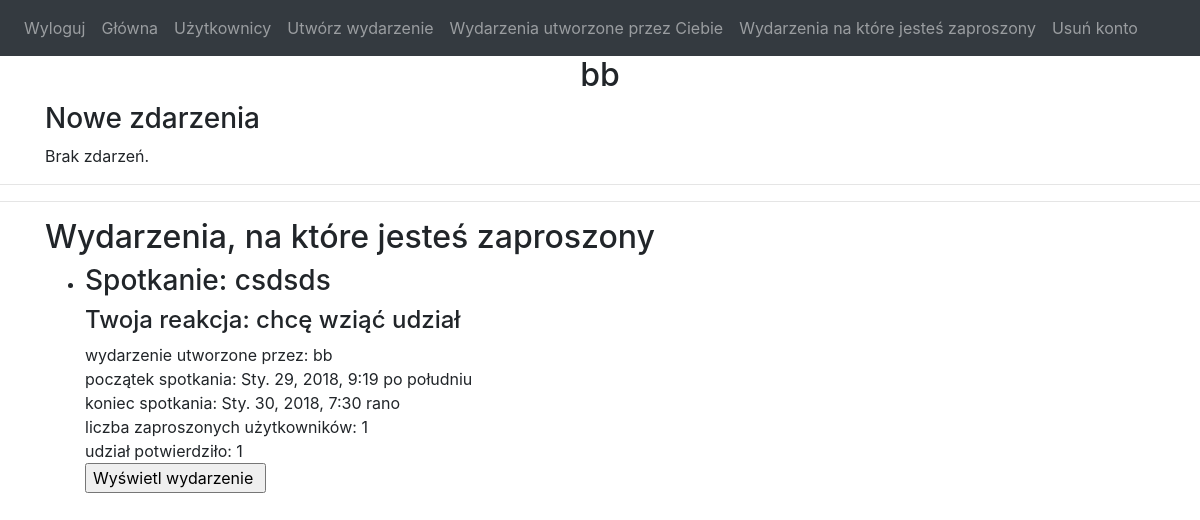
/my_invitations (signed in), run on an earlier commit of the app's database.
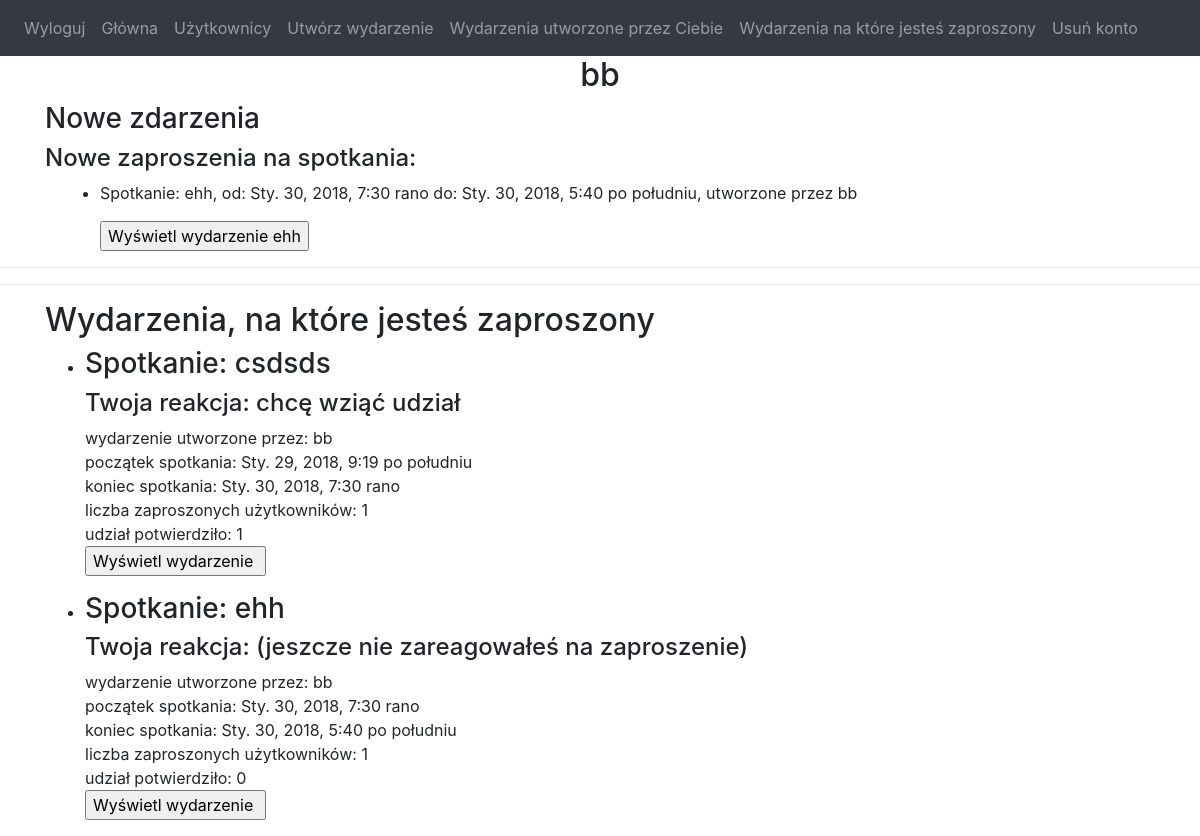
And on a later commit of the database.
### meetingserver/models.py (models this page shows)
class Meeting(
        models.Model):  # znika jak znika użytkownik który je utworzył (bo cascade), albo jak je usunie
    name = models.CharField(max_length=50)
    begin = models.DateTimeField()
    end = models.DateTimeField()
    invitedNr = models.PositiveIntegerField()
    acceptedNr = models.PositiveIntegerField()
    creator = models.ForeignKey(User, on_delete=models.CASCADE)

class User(models.Model):
    name = models.CharField(max_length=50, unique=True)
    pwd = models.CharField(max_length=50)

### views/logged_views.py (the view)
# urls.py: path('my_invitations', logged_views.my_invitations),
def my_invitations(request):
    if 'user_id' not in request.session:
        return HttpResponseRedirect("/")
    uid = request.session['user_id']
    uname = request.session['user_name']
    attending = Invitation.objects.filter(user__id=uid)
    u1 = set()
    for m in attending:
        u1.add(
            (m.meeting.id,
             m.meeting.name,
             m.meeting.creator.name,
             m.meeting.begin,
             m.meeting.end,
             m.meeting.invitedNr,
             m.meeting.acceptedNr,
             m.reactionType))
    notif_dict = get_my_notifications(uid, uname)
    d1 = {'my_invited_events': u1}
    return render(request, 'my_invited_events.html', {**d1, **notif_dict})

### clear_old_events.py (called while the page is built)
    def __call__(self, request):
        if datetime.now(pytz.utc) - self.last_cleared > timedelta(minutes=2):
            self.clear_past_events()
            self.last_cleared = datetime.now(pytz.utc)
        response = self.get_response(request)
        return response

### templates/my_invited_events.html (shortened to what this page needs)
{% extends 'logged_shared.html' %}
{% block main_content %}
<div  class="container">
    <h2> Wydarzenia, na które jesteś zaproszony </h2>
    <ul>
    {% for id, name, creator, begin, end, nr_inv, nr_yes, reactionType in my_invited_events %}
        <li>
        <h3> Spotkanie: {{ name }} </h3>
        <h4> Twoja reakcja:
        {% if reactionType == 1 %} chcę wziąć udział {% endif %}
        {% if reactionType == 3 %} (jeszcze nie zareagowałeś na zaproszenie) {% endif %}
        </h4>
        wydarzenie utworzone przez: {{ creator }} <br>
        początek spotkania:  {{ begin }} <br>
        koniec spotkania:  {{ end }} <br>
        liczba zaproszonych użytkowników:  {{ nr_inv }} <br>
        udział potwierdziło:  {{ nr_yes }} <br>
        <form action = "{{ "/show_event" }}" method="get" />
            <input type="submit" value = "Wyświetl wydarzenie {{s}}" />
        </li>
    {% endfor %}
    </ul>
</div>
{% endblock %}

### templates/logged_shared.html (shortened to what this page needs)
<html>
<head>
<link rel="stylesheet" href="https://maxcdn.bootstrapcdn.com/bootstrap/4.0.0-beta.2/css/bootstrap.min.css">
</head>
<body>
{% include 'topbar.html' %}
{% block on_top %}
<center><h2>{{ username }}</h2></center>
{% endblock %}
{% include 'notifications.html' %}
<hr/>
<hr/>
{% block main_content %}
{% endblock %}
</body>
</html>

### templates/topbar.html
<nav class = "navbar-dark navbar-expand-sm bg-dark navbar">
    <ul class="navbar-nav bg-dark">
        <li class="nav-item">
            <a class="nav-link" href="/sign_out">Wyloguj</a>
        </li>
        <li class="nav-item">
            <a class="nav-link" href="/me">Główna</a>
        </li>
        <li class="nav-item">
            <a class="nav-link" href="/show_users">Użytkownicy</a>
        </li>
        <li class="nav-item">
            <a class="nav-link" href="/create_event">Utwórz wydarzenie</a>
        </li>
        <li class="nav-item">
            <a class="nav-link" href="/my_created_events">Wydarzenia utworzone przez Ciebie</a>
        </li>
        <li class="nav-item">
            <a class="nav-link" href="/my_invitations">Wydarzenia na które jesteś zaproszony</a>
        </li>
        <li class="nav-item">
            <a class="nav-link" href="/ask_delete_user">Usuń konto</a>
        </li>
    </ul>
</nav>

### templates/notifications.html (shortened to what this page needs)
<div class="container">
    <h3> Nowe zdarzenia </h3>
    {% if not new_inv and not new_deleted and not new_attendance %}
    Brak zdarzeń.
    {% endif %}
    {% if new_inv %}
    {% include 'notifications_new_invitations.html' %}
    {% endif %}
</div>

### templates/notifications_new_invitations.html (shortened to what this page needs)
<h4>Nowe zaproszenia na spotkania: </h4>
<div  class="container">
    <ul>
    {% for id, s, begin, end, creator in new_inv %}
        <li>
        <p> Spotkanie: {{ s }}, od: {{ begin }} do: {{ end }}, utworzone przez {{ creator }} </p>
        <form action = "{{ "/show_event" }}" method="get" />
            <input type="submit" value = "Wyświetl wydarzenie {{s}}" />
        </li>
    {% endfor %}
    </ul>
</div>

What changed in the data, as far as the page shows it:
added Meeting: new_inv "ehh", new_inv "Sty. 30, 2018, 7:30 rano", new_inv "Sty. 30, 2018, 5:40 po południu", new_inv "Wyświetl wydarzenie ehh", my_invited_events "ehh", my_invited_events "Sty. 30, 2018, 7:30 rano", my_invited_events "Sty. 30, 2018, 5:40 po południu"
Also different on the page:
text no longer shown: "Brak zdarzeń."
text now shown: "Nowe zaproszenia na spotkania:"
new list line: "Spotkanie: , od: do: , utworzone przez"
new list line: "bb"
new list line: "Spotkanie: Twoja reakcja: (jeszcze nie zareagowałeś na zaproszenie) wydarzenie utworzone przez: początek spotkania: koniec spotkania: liczba zaproszonych użytkowników: 1 udział potwierdziło: 0 Wyświetl wydarzenie"
